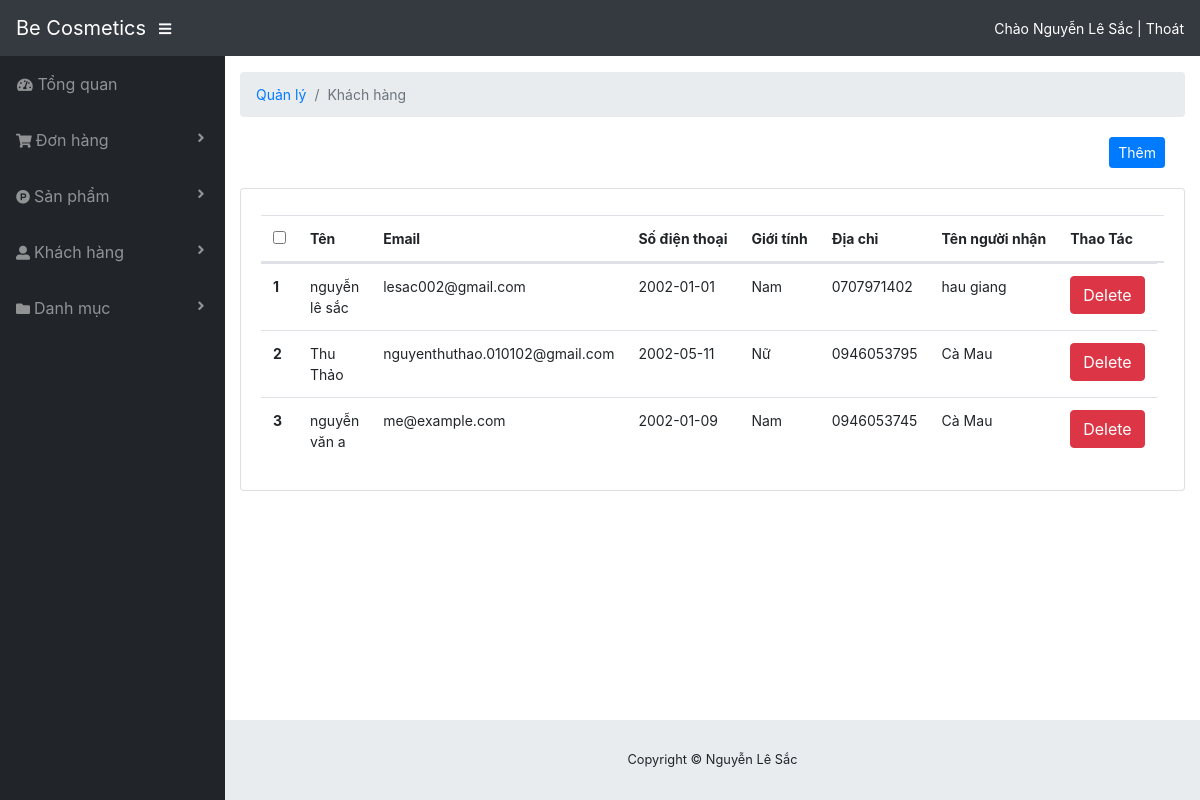
/admin/pages/customer/list.php (signed in), run on the app's committed database.
### tables this page shows
CREATE TABLE `khachhang` (
  `id` int NOT NULL AUTO_INCREMENT,
  `email` varchar(50) NOT NULL,
  `matkhau` varchar(100) NOT NULL,
  `hoten` varchar(40) NOT NULL,
  `ngaysinh` date NOT NULL,
  `gioitinh` char(10) NOT NULL,
  `sdt` char(10) NOT NULL,
  `diachi` varchar(100) NOT NULL,
  `vai_tro` int DEFAULT '0',
  PRIMARY KEY (`id`),
  UNIQUE KEY `email` (`email`),
  UNIQUE KEY `sdt` (`sdt`)
);

### src/KhachHang.php (called while the page is built, shortened)
<?php
class KhachHang
{
	private $db;
	public function __construct($pdo)
	{
		$this->db = $pdo;
	}
	public function allKH()
	{
		$arr = [];
		$stmt = $this->db->prepare('select * from khachhang where vai_tro = 0');
		$stmt->execute();
		while ($row = $stmt->fetch()) {
			$khachhang = new KhachHang($this->db);
			$khachhang->fillFromDB($row);
			$arr[] = $khachhang;
		}
		return $arr;
	}
	protected function fillFromDB(array $row)
	{
		return $this;
	}
}

### public/admin/pages/customer/list.php (the view, shortened to what this page needs)
<?php
require_once '../../../../bootstrap.php';
$khachhang = new KhachHang($PDO);
$ds = $khachhang->allKH();
?>
        <?php  require_once'../../compoinent/header.php'; ?>
      <div id="wrapper">
          <?php  require_once'../../compoinent/danhmuc.php'; ?>
         <div id="content-wrapper">
            <div class="container-fluid">
               <ol class="breadcrumb">
                  <li class="breadcrumb-item">
                     <a href="#">Quản lý</a>
                  </li>
                  <li class="breadcrumb-item active">Khách hàng</li>
               </ol>
               <div class="action-bar">
                  <a href="../customer/add.php"><input type="submit" class="btn btn-primary btn-sm" value="Thêm" name="add"></a>
               </div>
               <div class="card mb-3">
                  <div class="card-body">
                     <div class="table-responsive">
                        <table class="table table-hover" id="dataTable" width="100%" cellspacing="0">
							<thead>
							   <tr>
                           <th><input type="checkbox" onclick="checkAll(this)"></th>
								  <th>Tên </th>
								  <th>Email</th>
								  <th>Số điện thoại</th>
                          <th>Giới tính</th>
                          <th>Địa chỉ</th>
                          <th>Tên người nhận</th>
                          <th>Thao Tác</th>
                          <th></th>
							   </tr>
							</thead>
							<tbody>
                        <?php
                    $i = 1;
                    foreach ($ds as $khachhang) : ?>
                        <tr>
                            <th scope="row"><?= $i++; ?></th>
                            <td><?= $khachhang->hoten ?></td>
                            <td><?= $khachhang->email ?></td>
                            <td><?= $khachhang->ngaysinh ?></td>
                            <td><?= $khachhang->gioitinh ?></td>
                            <td><?= $khachhang->sdt ?></td>
                            <td><?= $khachhang->diachi ?></td>
                            <td>
                                <form class="delete" action="<?= './delete.php' ?>" method="POST" onsubmit="return allow()" style="display: inline;">
                                    <button type="submit" class="btn btn-xs btn-danger" name="delete-contact">
                                        Delete</button>
                                </form>
                            </td>
                        </tr>
                    <?php endforeach ?>
							</tbody>
                        </table>
                     </div>
                  </div>
               </div>
            </div>
            <?php  require_once'../../compoinent/footer.php'; ?>
         </div>
      </div>
   </body>
</html>

### public/admin/css/admin.css (style rules this page uses)
body { font-size:14px; }
table th { white-space: nowrap; }
.action-bar { text-align:right; margin:20px; }

### data on the page
khachhang: hoten "nguyễn lê sắc", email "lesac002@gmail.com", ngaysinh "2002-01-01", gioitinh "Nam", sdt "0707971402", diachi "hau giang"
khachhang: hoten "Thu Thảo", email "nguyenthuthao.010102@gmail.com", ngaysinh "2002-05-11", gioitinh "Nữ", sdt "0946053795", diachi "Cà Mau"
khachhang: hoten "nguyễn văn a", email "me@example.com", ngaysinh "2002-01-09", gioitinh "Nam", sdt "0946053745", diachi "Cà Mau"
